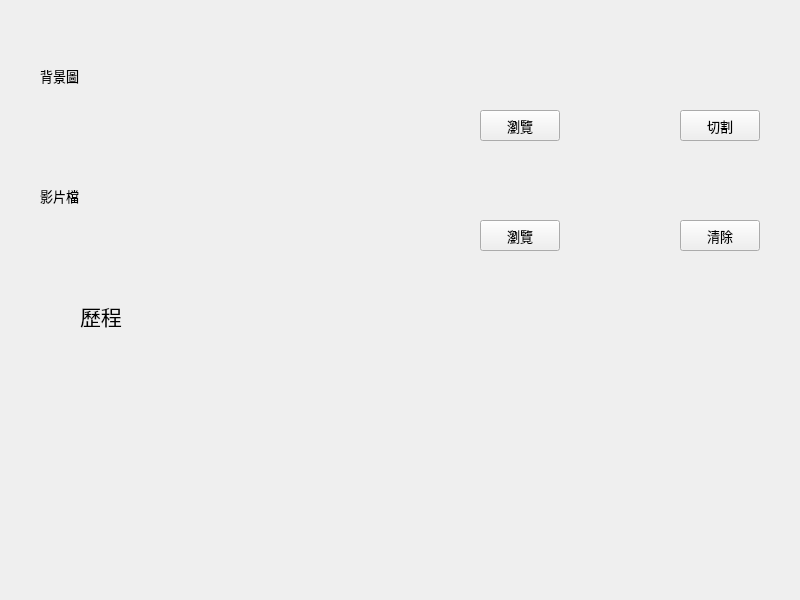
<?xml version="1.0" encoding="UTF-8"?>
<ui version="4.0">
 <class>MainWindow</class>
 <widget class="QMainWindow" name="MainWindow">
  <property name="geometry">
   <rect>
    <x>0</x>
    <y>0</y>
    <width>800</width>
    <height>600</height>
   </rect>
  </property>
  <property name="windowTitle">
   <string>MainWindow</string>
  </property>
  <widget class="QWidget" name="centralwidget">
   <widget class="QLabel" name="VideoPath">
    <property name="geometry">
     <rect>
      <x>40</x>
      <y>220</y>
      <width>361</width>
      <height>80</height>
     </rect>
    </property>
    <property name="text">
     <string/>
    </property>
    <property name="wordWrap">
     <bool>true</bool>
    </property>
   </widget>
   <widget class="QLabel" name="MaskDirPath">
    <property name="geometry">
     <rect>
      <x>40</x>
      <y>100</y>
      <width>361</width>
      <height>80</height>
     </rect>
    </property>
    <property name="mouseTracking">
     <bool>false</bool>
    </property>
    <property name="frameShadow">
     <enum>QFrame::Raised</enum>
    </property>
    <property name="text">
     <string/>
    </property>
    <property name="wordWrap">
     <bool>true</bool>
    </property>
   </widget>
   <widget class="QPushButton" name="StartButton">
    <property name="geometry">
     <rect>
      <x>680</x>
      <y>110</y>
      <width>80</width>
      <height>31</height>
     </rect>
    </property>
    <property name="font">
     <font>
      <family>Agency FB</family>
      <pointsize>10</pointsize>
     </font>
    </property>
    <property name="text">
     <string>切割</string>
    </property>
   </widget>
   <widget class="QPushButton" name="ClearButton">
    <property name="geometry">
     <rect>
      <x>680</x>
      <y>220</y>
      <width>80</width>
      <height>31</height>
     </rect>
    </property>
    <property name="font">
     <font>
      <family>Agency FB</family>
      <pointsize>10</pointsize>
     </font>
    </property>
    <property name="text">
     <string>清除</string>
    </property>
   </widget>
   <widget class="QLabel" name="label_3">
    <property name="geometry">
     <rect>
      <x>80</x>
      <y>270</y>
      <width>151</width>
      <height>91</height>
     </rect>
    </property>
    <property name="font">
     <font>
      <family>Agency FB</family>
      <pointsize>16</pointsize>
     </font>
    </property>
    <property name="text">
     <string>歷程</string>
    </property>
   </widget>
   <widget class="QPushButton" name="VideoPathButton">
    <property name="geometry">
     <rect>
      <x>480</x>
      <y>220</y>
      <width>80</width>
      <height>31</height>
     </rect>
    </property>
    <property name="font">
     <font>
      <family>Agency FB</family>
      <pointsize>10</pointsize>
     </font>
    </property>
    <property name="text">
     <string>瀏覽</string>
    </property>
   </widget>
   <widget class="QPushButton" name="MaskDirPathButton">
    <property name="geometry">
     <rect>
      <x>480</x>
      <y>110</y>
      <width>80</width>
      <height>31</height>
     </rect>
    </property>
    <property name="font">
     <font>
      <family>Agency FB</family>
      <pointsize>10</pointsize>
     </font>
    </property>
    <property name="text">
     <string>瀏覽</string>
    </property>
   </widget>
   <widget class="QLabel" name="label_4">
    <property name="geometry">
     <rect>
      <x>40</x>
      <y>60</y>
      <width>101</width>
      <height>31</height>
     </rect>
    </property>
    <property name="font">
     <font>
      <family>Agency FB</family>
      <pointsize>10</pointsize>
     </font>
    </property>
    <property name="text">
     <string>背景圖</string>
    </property>
   </widget>
   <widget class="QLabel" name="label_5">
    <property name="geometry">
     <rect>
      <x>40</x>
      <y>180</y>
      <width>101</width>
      <height>31</height>
     </rect>
    </property>
    <property name="font">
     <font>
      <family>Agency FB</family>
      <pointsize>10</pointsize>
     </font>
    </property>
    <property name="text">
     <string>影片檔</string>
    </property>
   </widget>
   <widget class="QLabel" name="LogLabel">
    <property name="enabled">
     <bool>false</bool>
    </property>
    <property name="geometry">
     <rect>
      <x>90</x>
      <y>340</y>
      <width>581</width>
      <height>231</height>
     </rect>
    </property>
    <property name="text">
     <string/>
    </property>
   </widget>
  </widget>
 </widget>
 <resources/>
 <connections/>
</ui>
